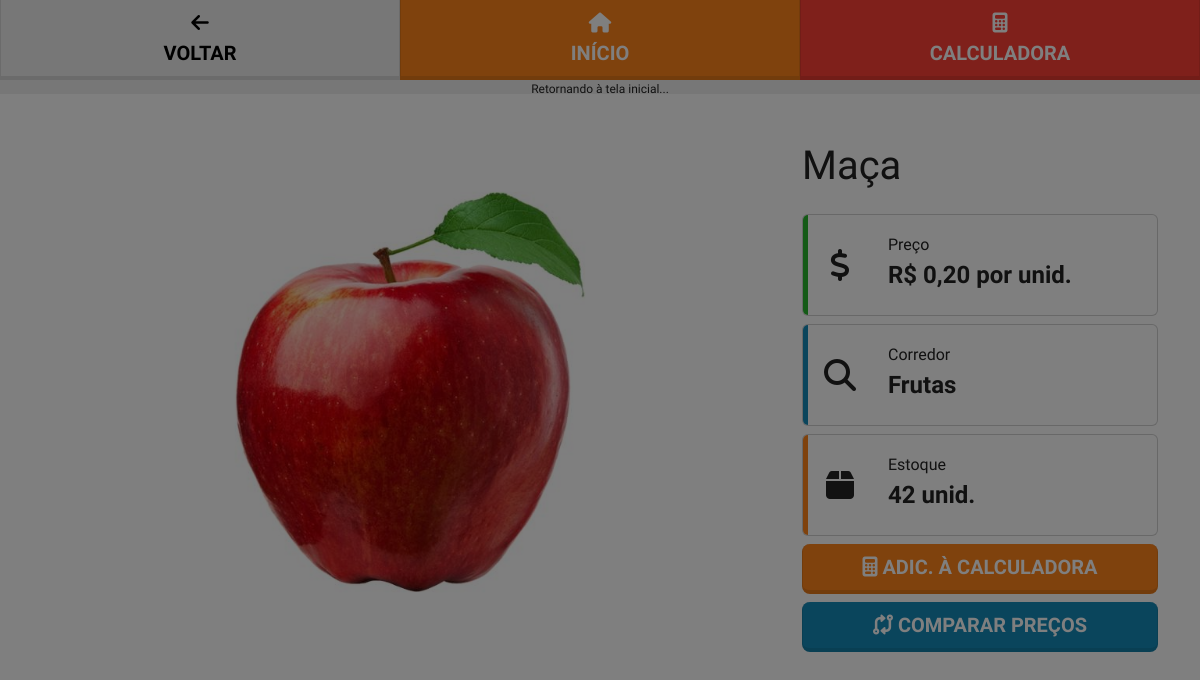
The app's page /produto/2 with its own data.
### app/models.py (models this page shows, shortened)
class Produto(models.Model):
    nome = models.CharField(max_length=255)
    preco = models.DecimalField(max_digits=5, decimal_places=2)
    estoque = models.IntegerField()
    imagem = models.ImageField(upload_to="static/img/produtos")
    corredor = models.ForeignKey(Corredor, on_delete=models.CASCADE)
    unidade = models.CharField(max_length=10, default="unid.", blank=True)
    pesquisas = models.IntegerField(default=0, blank=True, editable=False)

class Corredor(models.Model):
    nome = models.CharField(max_length=255)
    def __str__(self):
        return self.nome

### app/views.py (the view)
# urls.py: path('produto/<int:id>', views.produto, name='produto'),
def produto(request, id):
    produto = Produto.objects.get(id=id)
    pesquisas = produto.pesquisas + 1
    Produto.objects.filter(id=produto.id).update(pesquisas=pesquisas)
    return render(request, 'produto.html', {'produto': produto})

### app/templates/produto.html
{% extends 'layouts/screen.html' %}
{% block main %}
<div class="container my-4">
	<div class="row">
		<div class="col-8 text-center">
			<img src="/{{ produto.imagem }}" style="height: 500px;">
		</div>
		<div class="col-4">
			<h1 class="mb-4">{{ produto.nome }}</h1>
			<div class="card d-flex flex-row align-items-center mt-2 overflow-hidden">
				<div class="bg-success" style="width: 5px; height: 100px"></div>
				<div class="text-center" style="width: 64px;">
					<i class="fa-solid fa-dollar-sign d-block fs-2"></i>
				</div>
			  <div class="card-body">
			    <p class="card-text mb-1">Preço</p>
			    <h4 class="card-title fw-semibold">R$ {{ produto.preco }} por {{ produto.unidade }}</h4>
			  </div>
			</div>
			<div class="card d-flex flex-row align-items-center mt-2 overflow-hidden">
				<div class="bg-primary" style="width: 5px; height: 100px"></div>
				<div class="text-center" style="width: 64px;">
					<i class="fa-solid fa-magnifying-glass d-block fs-2"></i>
				</div>
			  <div class="card-body">
			    <p class="card-text mb-1">Corredor</p>
			    <h4 class="card-title fw-semibold">{{ produto.corredor }}</h4>
			  </div>
			</div>
			<div class="card d-flex flex-row align-items-center mt-2 overflow-hidden">
				<div class="bg-warning" style="width: 5px; height: 100px"></div>
				<div class="text-center" style="width: 64px;">
					<i class="fa-solid fa-box d-block fs-2"></i>
				</div>
			  <div class="card-body">
			    <p class="card-text mb-1">Estoque</p>
			    <h4 class="card-title fw-semibold">{{ produto.estoque }} {{ produto.unidade }}</h4>
			  </div>
			</div>
			<button class="btn btn-warning btn-lg d-block mt-2 w-100" onclick="return insertNum('{{ produto.preco }}')">
				<i class="fa-solid fa-calculator"></i> Adic. à calculadora
			</button>
			<button class="btn btn-primary btn-lg d-block mt-2 w-100">
				<i class="fa-solid fa-code-compare"></i> Comparar preços
			</button>
		</div>
	</div>
</div>
{% endblock %}

### static/css/global.css (style rules this page uses)
* { user-select: none; }

### records on screen
Produto: imagem (picture), nome "Maça", preco "0,20", unidade "unid.", corredor "Frutas", estoque "42"
